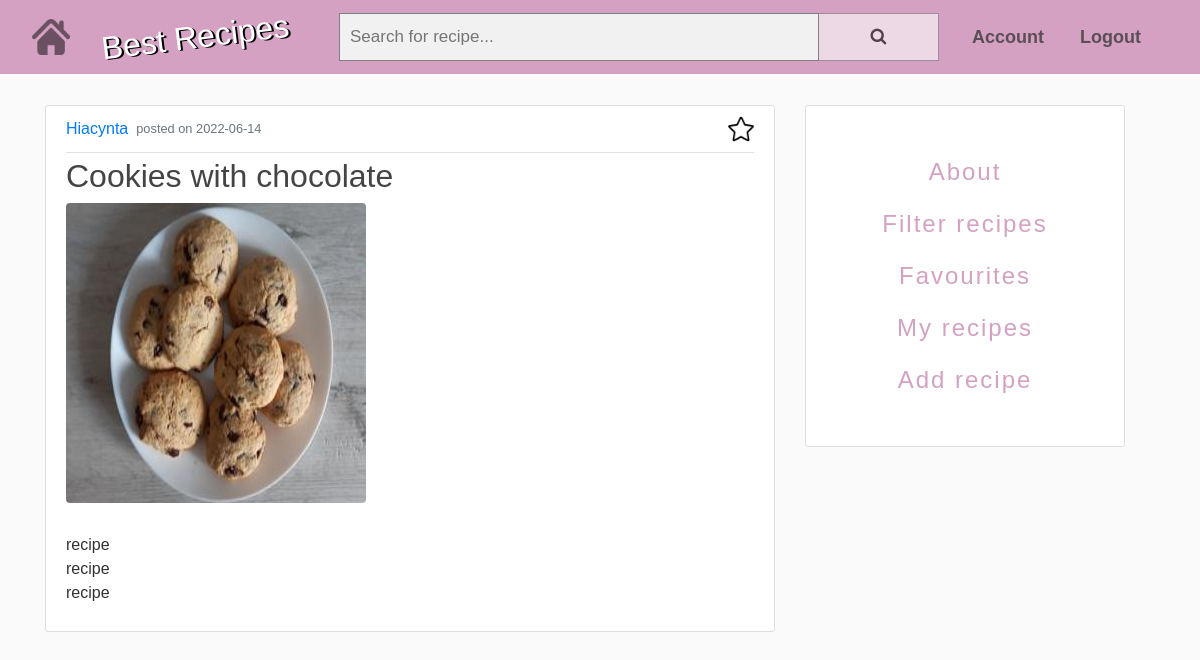
/recipes/13 (signed in), run on the app's committed database.
### recipes_app/models.py (models this page shows, shortened)
class User(db.Model, UserMixin):
    id = db.Column(db.Integer, primary_key=True)
    username = db.Column(db.String(20), unique=True, nullable=False)
    email = db.Column(db.String(50), unique=True, nullable=False)
    profile_picture = db.Column(db.String(20), nullable=False, default='default_profile_picture.jpg')
    password = db.Column(db.String(60), nullable=False)
    uploaded_recipes = db.relationship('Recipe', backref='author', lazy=True)
    favourite_recipes = db.relationship('Recipe', secondary=lambda: users_favourites_table)
    favourites = association_proxy("favourite_recipes", "recipe_name")

class Recipe(db.Model):
    id = db.Column(db.Integer, primary_key=True)
    recipe_name = db.Column(db.String(60), nullable=False)
    date_posted = db.Column(db.DateTime, nullable=False, default=datetime.utcnow)
    food_image = db.Column(db.String(20), nullable=False, default='default_food_image.jpg')
    description = db.Column(db.String(500), nullable=False)
    user_id = db.Column(db.Integer, db.ForeignKey('user.id'), nullable=False)
    is_private = db.Column(db.Boolean, nullable=False, default=False)
    recipe_tags = db.relationship("Tag", secondary=lambda: recipes_tags_table)
    tags = association_proxy("recipe_tags", "tag")

### recipes_app/routes.py (the view)
@app.route("/recipes/<int:recipe_id>", endpoint='show_recipe')
def show_recipe(recipe_id):
    recipe = Recipe.query.get_or_404(recipe_id)
    if not recipe.is_private or recipe.author == current_user:
        if current_user.is_authenticated:
            icon = '../static/star2.png' if recipe.recipe_name in current_user.favourites else '../static/star.png'
        else:
            icon = '../static/star2.png'
        return render_template("recipe.html", title=recipe.recipe_name, recipe=recipe, icon=icon)
    return render_template("error_message.html", message='Access denied. You are not authorized to do this action.')

### recipes_app/forms.py
class SearchbarForm(FlaskForm):
    search = StringField("Search", validators=[DataRequired()])
    submit = SubmitField('Submit')

### recipes_app/models.py (called while the page is built)
@login_manager.user_loader
def load_user(user_id):
    return User.query.get(int(user_id))

### recipes_app/routes.py (called while the page is built)
@app.context_processor
def base():
    form = SearchbarForm()
    return dict(form=form)

### recipes_app/templates/recipe.html (shortened to what this page needs)
{% extends "basic_layout.html" %}
{% block content %}
    <article class="media content-section">
        <div class="media-body">
            <div class="article-metadata">
                <a class="mr-2"
                   href="{{ url_for('show_user_recipes', username=recipe.author.username) }}">{{ recipe.author.username }}</a>
                <small class="text-muted"> posted on {{ recipe.date_posted.strftime('%Y-%m-%d') }}</small>
                <div class="recipe-options">
                    {% if current_user.is_authenticated %}
                        <div class="stark-container">
                            <a href="{{ url_for('favourite_recipe', recipe_id=recipe.id) }}">
                                <img class="star-icon" src="{{icon}}"/>
                            </a>
                        </div>
                    {% endif %}
                </div>
            </div>
            <h2 class="article-title">{{ recipe.recipe_name }}</h2>
            <img class="rounded article-img" src="{{ url_for('static', filename='food_images/' + recipe.food_image) }}">
            <p class="article-content">{{ recipe.description }}</p>
        </div>
    </article>
{% endblock content %}

### recipes_app/static/main.css (style rules this page uses)
body { background: #fafafa; color: #333333; margin-top: 5rem; }
h1, h2, h3, h4, h5, h6 { color: #444444; }
.content-section { background: #ffffff; padding: 10px 20px; border: 1px solid #dddddd; border-radius: 3px; margin-bottom: 20px; }
.article-title { color: #444444; }
.article-content { white-space: pre-line; margin-top: 30px; }
.article-img { height: 300px; width: 300px; margin-right: 16px; }
.article-metadata { padding-bottom: 10px; margin-bottom: 4px; border-bottom: 1px solid #e3e3e3; display: flex; align-items: center; }
body { font-family: Arial; }
* { box-sizing: border-box; }
.star-icon { margin: auto; height: 26px; transition: 1s; }
.recipe-options { padding-left: 20px; display: flex; flex: 1; align-items: center; gap: 15px; }
.stark-container { display: flex; flex: 1; justify-content: flex-end; }

### data on the page
User: author.username "Hiacynta"
Recipe: date_posted "2022-06-14", recipe_name "Cookies with chocolate", food_image (picture), description "recipe recipe recipe"
